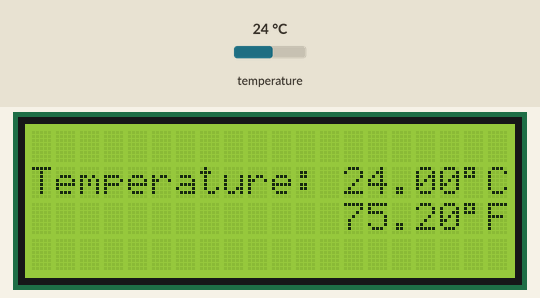
This sketch was run on a simulated Arduino Uno, built with avr-gcc and run on an emulated ATmega328P. Shown: 20×4 character LCD. The test bench sets the inputs (shaded band); at power-on: temperature 24 °C.

Above: at 1.3 s.
1.4 s: temperature set to 41 °C
At 2.8 s:
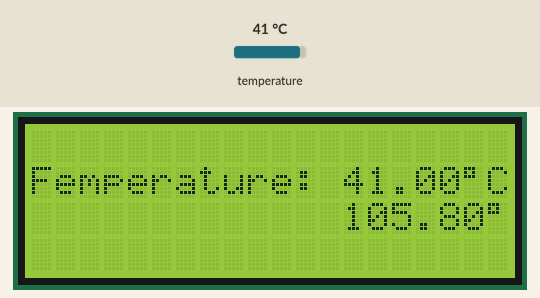
4.0 s: temperature set to 12 °C
At 5.9 s:
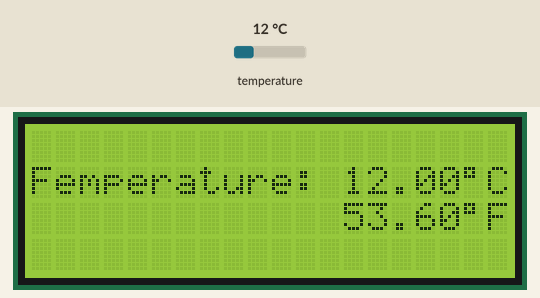
6.2 s: temperature set to 19 °C
At 7.8 s:
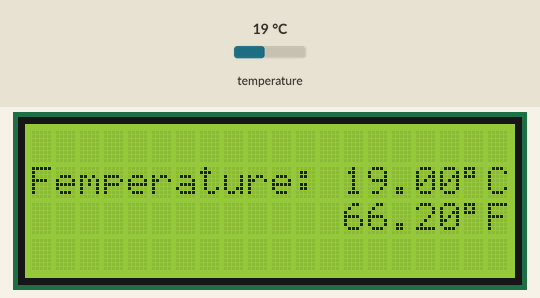
Timing chart, 0 to 9.3 s (numbered marks = the images above; inputs shaded):
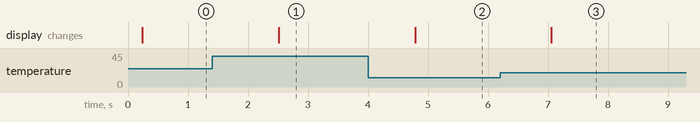

The sketch:

temp_control.ino
```cpp
#include <OneWire.h>
#include <DallasTemperature.h>
#include<LiquidCrystal_I2C.h>
#include <Wire.h>

#define DATA_PIN 3
#define SENSOR_RESOLUTION 9
#define SENSOR_INDEX 0

LiquidCrystal_I2C lcd(0x3F,20,4);
OneWire oneWire(DATA_PIN);
DallasTemperature sensors(&oneWire);
DeviceAddress sensorDeviceAddress;

void setup() {
  //Serial.begin(9600);
  lcd.init();
  lcd.backlight();
  lcd.setCursor(0,1);
  lcd.print("Temperature: ");
  sensors.begin();
  sensors.getAddress(sensorDeviceAddress,0);
  sensors.setResolution(sensorDeviceAddress,SENSOR_RESOLUTION);


}

void loop() {
  sensors.requestTemperatures();
  float tempinc = sensors.getTempCByIndex(SENSOR_INDEX);
  float tempinf = sensors.getTempFByIndex(SENSOR_INDEX);

  lcd.setCursor(13,1);
  //Serial.print("Temperature: ");
  lcd.print(tempinc,2);
  lcd.print(char(223));
  lcd.print("C");
  lcd.setCursor(13,2);
  lcd.print(tempinf,2);
  lcd.print(char(223));
  lcd.print("F");
  delay(1000);

}
```

Measured:
- after the input at 1.4 s, the display: changes after 1.1 s (image 1)
- after the input at 4.0 s, the display: changes after 0.78 s (image 2)
- after the input at 6.2 s, the display: changes after 0.85 s (image 3)
